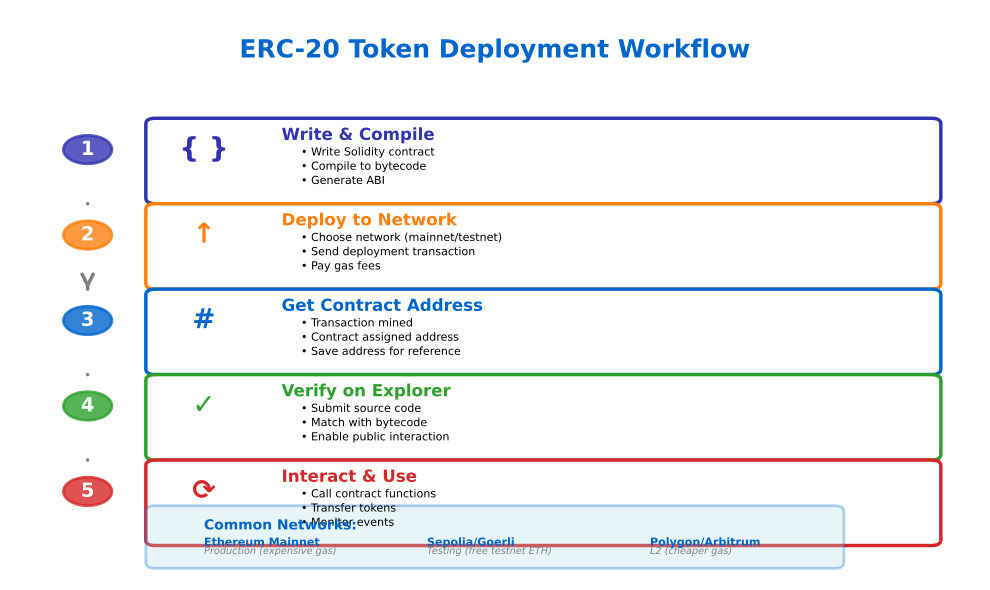

Recreate this plot in Python.
import matplotlib.pyplot as plt
import matplotlib.patches as patches
from matplotlib.patches import FancyBboxPatch, FancyArrowPatch, Circle
import os

# Color palette
MLBLUE = '#0066CC'
MLORANGE = '#FF7F0E'
MLGREEN = '#2CA02C'
MLRED = '#D62728'
MLPURPLE = '#3333B2'

# Create figure
fig, ax = plt.subplots(figsize=(10, 6))
ax.set_xlim(0, 10)
ax.set_ylim(0, 10)
ax.axis('off')

# Title
ax.text(5, 9.5, 'ERC-20 Token Deployment Workflow',
        ha='center', va='top', fontsize=18, fontweight='bold', color=MLBLUE)

# Define steps
steps = [
    {
        'num': '1',
        'title': 'Write & Compile',
        'content': ['Write Solidity contract', 'Compile to bytecode', 'Generate ABI'],
        'color': MLPURPLE,
        'icon': '{ }'
    },
    {
        'num': '2',
        'title': 'Deploy to Network',
        'content': ['Choose network (mainnet/testnet)', 'Send deployment transaction', 'Pay gas fees'],
        'color': MLORANGE,
        'icon': '↑'
    },
    {
        'num': '3',
        'title': 'Get Contract Address',
        'content': ['Transaction mined', 'Contract assigned address', 'Save address for reference'],
        'color': MLBLUE,
        'icon': '#'
    },
    {
        'num': '4',
        'title': 'Verify on Explorer',
        'content': ['Submit source code', 'Match with bytecode', 'Enable public interaction'],
        'color': MLGREEN,
        'icon': '✓'
    },
    {
        'num': '5',
        'title': 'Interact & Use',
        'content': ['Call contract functions', 'Transfer tokens', 'Monitor events'],
        'color': MLRED,
        'icon': '⟳'
    }
]

# Layout parameters
start_y = 8
step_height = 1.3
step_spacing = 0.2
total_step_height = step_height + step_spacing

# Draw steps
for i, step in enumerate(steps):
    y_pos = start_y - i * total_step_height

    # Step number circle
    circle = Circle((0.8, y_pos - step_height/2 + 0.2), 0.25,
                    color=step['color'], alpha=0.8, ec=step['color'], linewidth=2)
    ax.add_patch(circle)
    ax.text(0.8, y_pos - step_height/2 + 0.2, step['num'],
            ha='center', va='center', fontsize=14, fontweight='bold', color='white')

    # Step box
    step_box = FancyBboxPatch((1.5, y_pos - step_height), 8, step_height,
                              boxstyle="round,pad=0.1",
                              edgecolor=step['color'], facecolor='white',
                              linewidth=2.5)
    ax.add_patch(step_box)

    # Icon
    ax.text(2, y_pos - step_height/2 + 0.2, step['icon'],
            ha='center', va='center', fontsize=20, color=step['color'],
            fontweight='bold')

    # Title
    ax.text(2.8, y_pos - 0.2, step['title'],
            ha='left', va='center', fontsize=12, fontweight='bold',
            color=step['color'])

    # Content items
    content_start_y = y_pos - 0.5
    for j, item in enumerate(step['content']):
        item_y = content_start_y - j * 0.25
        ax.text(3, item_y, f"• {item}",
                ha='left', va='center', fontsize=8, color='black')

    # Arrow to next step (except for last step)
    if i < len(steps) - 1:
        arrow = FancyArrowPatch((0.8, y_pos - step_height - 0.1),
                                (0.8, y_pos - step_height - step_spacing + 0.1),
                                arrowstyle='->', mutation_scale=20,
                                color='gray', linewidth=2.5)
        ax.add_patch(arrow)

# Add network options box
network_y = 0.8
network_box = FancyBboxPatch((1.5, network_y - 0.5), 7, 0.9,
                             boxstyle="round,pad=0.1",
                             edgecolor=MLBLUE, facecolor='lightblue',
                             linewidth=2, alpha=0.3)
ax.add_patch(network_box)

ax.text(2, network_y + 0.15, 'Common Networks:',
        ha='left', va='center', fontsize=10, fontweight='bold', color=MLBLUE)

networks = [
    ('Ethereum Mainnet', 'Production (expensive gas)'),
    ('Sepolia/Goerli', 'Testing (free testnet ETH)'),
    ('Polygon/Arbitrum', 'L2 (cheaper gas)')
]

for i, (name, desc) in enumerate(networks):
    x_pos = 2 + i * 2.3
    ax.text(x_pos, network_y - 0.15, name,
            ha='left', va='center', fontsize=8, fontweight='bold', color=MLBLUE)
    ax.text(x_pos, network_y - 0.3, desc,
            ha='left', va='center', fontsize=7, color='gray', style='italic')

plt.tight_layout()

# Save
output_dir = os.path.dirname(os.path.abspath(__file__))
output_path = os.path.join(output_dir, '04_deployment_steps.pdf')
plt.savefig(output_path, format='pdf', dpi=300, bbox_inches='tight')
print(f"Chart saved to {output_path}")
plt.close()
